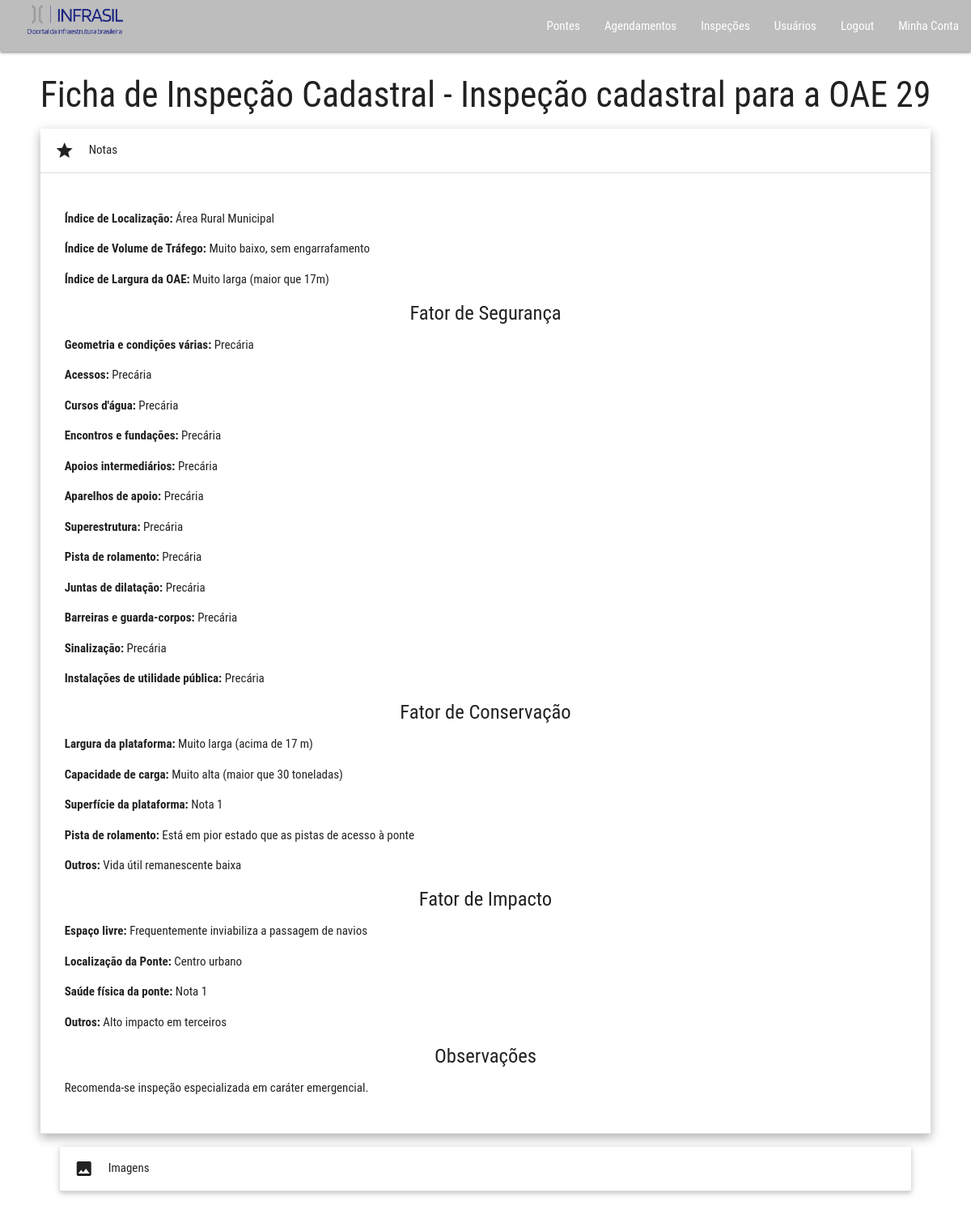
The app's page /inspecoesDetalhes.php?id=616 (signed in) with its own data.
### tables this page shows
CREATE TABLE `inspecoes` (
  `id` int(11) NOT NULL,
  `ponte_id` int(11) NOT NULL,
  `nome` varchar(200) NOT NULL,
  `descricao` varchar(200) NOT NULL,
  `data_inspecao` date DEFAULT NULL,
  `id_usuario` int(11) NOT NULL,
  `nota_indice_localizacao` decimal(10,2) DEFAULT NULL,
  `nota_indice_volume_trafego` decimal(10,2) DEFAULT NULL,
  `nota_indice_largura_oae` decimal(10,2) DEFAULT NULL,
  `nota_geometria_condicoes` decimal(10,2) DEFAULT NULL,
  `nota_acessos` decimal(10,2) DEFAULT NULL,
  `nota_cursos_agua` decimal(10,2) DEFAULT NULL,
  `nota_encontros_fundacoes` decimal(10,2) DEFAULT NULL,
  `nota_apoios_intermediarios` decimal(10,2) DEFAULT NULL,
  `nota_aparelhos_apoio` decimal(10,2) DEFAULT NULL,
  `nota_superestrutura` decimal(10,2) DEFAULT NULL,
  `nota_pista_rolamento` decimal(10,2) DEFAULT NULL,
  `nota_juntas_dilatacao` decimal(10,2) DEFAULT NULL,
  `nota_barreiras_guardacorpos` decimal(10,2) DEFAULT NULL,
  `nota_sinalizacao` decimal(10,2) DEFAULT NULL,
  `nota_instalacoes_util_publica` decimal(10,2) DEFAULT NULL,
  `nota_largura_plataforma` decimal(10,2) DEFAULT NULL,
  `nota_capacidade_carga` decimal(10,2) DEFAULT NULL,
  `nota_superficie_plataforma` decimal(10,2) DEFAULT NULL,
  `nota_pista_rolamento_fc` decimal(10,2) DEFAULT NULL,
  `nota_outros_fc` decimal(10,2) DEFAULT NULL,
  `nota_espaco_livre` decimal(10,2) DEFAULT NULL,
  `nota_localizacao_ponte` decimal(10,2) DEFAULT NULL,
  `nota_saude_fisica_ponte` decimal(10,2) DEFAULT NULL,
  `nota_outros_fi` decimal(10,2) DEFAULT NULL,
  `tipo_inspecao` enum('cadastral','rotineira','especial','extraordinaria') NOT NULL,
  `status` enum('Aberto','Avaliado') DEFAULT 'Aberto',
  `obs` text
);

### conexao.php (called while the page is built, shortened)
<?php
	class Conexao{
		public function conectar(){
			try{
				if($_SERVER['MIBDIRS'] == 'C:/xampp/php/extras/mibs'){
					$conexao = new mysqli($this::serverNameTest, $this::userNameTest, $this::senhaTest, $this::dbNameTest);
				}else{
					$conexao = new mysqli($this::serverName, $this::userName, $this::senha, $this::dbName);
				}
				$conexao->autocommit(true);
				return $conexao;
			} catch(Exception $e){
				return false;
			}
		}
		public function executarQuery($query){
			$conexao = $this->conectar();
			$retorno = $conexao->query($query);
			if(is_object($retorno) OR is_array($retorno))
				$retorno = $retorno->fetch_all(MYSQLI_ASSOC);
			elseif(is_bool($retorno) AND !$retorno){
				$conexao->query("ROLLBACK");
				return $conexao->error;
			}elseif(is_bool($retorno)){
				$retorno = $conexao->insert_id;
			}
			return $retorno;
		}
	}
?>

### inspecoesDetalhes.php (the view, shortened to what this page needs)
<?php
	require_once('conexao.php');
	require_once('utils.php');
	$conexao = new Conexao();
	if(!isset($_GET['id']) || $_GET['id'] == ''){
		header('Location: '.$_SERVER['HTTP_REFERER']);
	}else{
		$inspecao = $conexao->executarQuery("SELECT inspecoes.*, usuarios.nome AS usuario_nome FROM inspecoes INNER JOIN usuarios ON inspecoes.id_usuario = usuarios.id WHERE inspecoes.id = {$_GET['id']}")[0];
	}
?>
<!DOCTYPE html>
<html>
	<body>
		<div class="row">
			<h3>Ficha de Inspeção Cadastral - <?php echo $inspecao['nome']?></h3>
			<ul class="collapsible expandable popout">
				<li class="active">
					<div class="collapsible-header"><i class="material-icons">grade</i>Notas</div>
					<div class="collapsible-body">
						<p><span class='negrito'>Índice de Localização: </span><span><?php echo InspecaoService::camposIndiceLocalizacao[array_search($inspecao['nota_indice_localizacao'], array_column(InspecaoService::camposIndiceLocalizacao, 'id'))]['descricao'];?></span>
						<p><span class='negrito'>Índice de Volume de Tráfego: </span><span><?php echo InspecaoService::camposVolumeTrafego[array_search($inspecao['nota_indice_localizacao'], array_column(InspecaoService::camposVolumeTrafego, 'id'))]['descricao'];?></span>
						<p><span class='negrito'>Índice de Largura da OAE: </span><span><?php echo InspecaoService::camposLarguraOAE[array_search($inspecao['nota_indice_localizacao'], array_column(InspecaoService::camposLarguraOAE, 'id'))]['descricao'];?></span>
						<h5 class='center'>Fator de Segurança</h5>
						<p><span class='negrito'>Geometria e condições várias: </span><span><?php echo InspecaoService::camposFsPesoAlto[array_search($inspecao['nota_indice_localizacao'], array_column(InspecaoService::camposFsPesoAlto, 'id'))]['descricao'];?></span>
						<p><span class='negrito'>Acessos: </span><span><?php echo InspecaoService::camposFsPesoMedio[array_search($inspecao['nota_indice_localizacao'], array_column(InspecaoService::camposFsPesoMedio, 'id'))]['descricao'];?></span>
						<p><span class='negrito'>Cursos d'água: </span><span><?php echo InspecaoService::camposFsPesoMedio[array_search($inspecao['nota_indice_localizacao'], array_column(InspecaoService::camposFsPesoMedio, 'id'))]['descricao'];?></span>
						<p><span class='negrito'>Encontros e fundações: </span><span><?php echo InspecaoService::camposFsPesoAlto[array_search($inspecao['nota_indice_localizacao'], array_column(InspecaoService::camposFsPesoAlto, 'id'))]['descricao'];?></span>
						<p><span class='negrito'>Apoios intermediários: </span><span><?php echo InspecaoService::camposFsPesoAlto[array_search($inspecao['nota_indice_localizacao'], array_column(InspecaoService::camposFsPesoAlto, 'id'))]['descricao'];?></span>
						<p><span class='negrito'>Aparelhos de apoio: </span><span><?php echo InspecaoService::camposFsPesoAlto[array_search($inspecao['nota_indice_localizacao'], array_column(InspecaoService::camposFsPesoAlto, 'id'))]['descricao'];?></span>
						<p><span class='negrito'>Superestrutura: </span><span><?php echo InspecaoService::camposFsPesoAlto[array_search($inspecao['nota_indice_localizacao'], array_column(InspecaoService::camposFsPesoAlto, 'id'))]['descricao'];?></span>
						<p><span class='negrito'>Pista de rolamento: </span><span><?php echo InspecaoService::camposFsPesoMedio[array_search($inspecao['nota_indice_localizacao'], array_column(InspecaoService::camposFsPesoMedio, 'id'))]['descricao'];?></span>
						<p><span class='negrito'>Juntas de dilatação: </span><span><?php echo InspecaoService::camposFsPesoMedio[array_search($inspecao['nota_indice_localizacao'], array_column(InspecaoService::camposFsPesoMedio, 'id'))]['descricao'];?></span>
						<p><span class='negrito'>Barreiras e guarda-corpos: </span><span><?php echo InspecaoService::camposFsPesoBaixo[array_search($inspecao['nota_indice_localizacao'], array_column(InspecaoService::camposFsPesoBaixo, 'id'))]['descricao'];?></span>
						<p><span class='negrito'>Sinalização: </span><span><?php echo InspecaoService::camposFsPesoBaixo[array_search($inspecao['nota_indice_localizacao'], array_column(InspecaoService::camposFsPesoBaixo, 'id'))]['descricao'];?></span>
						<p><span class='negrito'>Instalações de utilidade pública: </span><span><?php echo InspecaoService::camposFsPesoBaixo[array_search($inspecao['nota_indice_localizacao'], array_column(InspecaoService::camposFsPesoBaixo, 'id'))]['descricao'];?></span>
						<h5 class='center'>Fator de Conservação </h5>
						<p><span class='negrito'>Largura da plataforma: </span><span><?php echo InspecaoService::camposFcLargura[array_search($inspecao['nota_indice_localizacao'], array_column(InspecaoService::camposFcLargura, 'id'))]['descricao'];?></span>
						<p><span class='negrito'>Capacidade de carga: </span><span><?php echo InspecaoService::camposFcCarga[array_search($inspecao['nota_indice_localizacao'], array_column(InspecaoService::camposFcCarga, 'id'))]['descricao'];?></span>
						<p><span class='negrito'>Superfície da plataforma: </span><span><?php echo InspecaoService::camposFcSuperficie[array_search($inspecao['nota_indice_localizacao'], array_column(InspecaoService::camposFcSuperficie, 'id'))]['descricao'];?></span>
						<p><span class='negrito'>Pista de rolamento: </span><span><?php echo InspecaoService::camposFcPistaRolamento[array_search($inspecao['nota_indice_localizacao'], array_column(InspecaoService::camposFcPistaRolamento, 'id'))]['descricao'];?></span>
						<p><span class='negrito'>Outros: </span><span><?php echo InspecaoService::camposFcOutros[array_search($inspecao['nota_indice_localizacao'], array_column(InspecaoService::camposFcOutros, 'id'))]['descricao'];?></span>
						<h5 class='center'>Fator de Impacto </h5>
						<p><span class='negrito'>Espaço livre: </span><span><?php echo InspecaoService::camposFiEspacoLivre[array_search($inspecao['nota_indice_localizacao'], array_column(InspecaoService::camposFiEspacoLivre, 'id'))]['descricao'];?></span>
						<p><span class='negrito'>Localização da Ponte: </span><span><?php echo InspecaoService::camposFiLocal[array_search($inspecao['nota_indice_localizacao'], array_column(InspecaoService::camposFiLocal, 'id'))]['descricao'];?></span>
						<p><span class='negrito'>Saúde física da ponte: </span><span><?php echo InspecaoService::camposFiSaude[array_search($inspecao['nota_indice_localizacao'], array_column(InspecaoService::camposFiSaude, 'id'))]['descricao'];?></span>
						<p><span class='negrito'>Outros: </span><span><?php echo InspecaoService::camposFiOutros[array_search($inspecao['nota_indice_localizacao'], array_column(InspecaoService::camposFiOutros, 'id'))]['descricao'];?></span>
						<h5 class='center'>Observações</h5>
						<p><span><?php echo $inspecao['obs'];?></span>
					</div>
				</li>
				<li>
					<div class="collapsible-header"><i class="material-icons">photo</i>Imagens</div>
				</li>
			</ul>
		</div>
	</body>
</html>

### assets/css/main.css (style rules this page uses)
html { font-family: 'Roboto Condensed', sans-serif; }
body { display: flex; min-height: 100vh; flex-direction: column; }
.negrito { font-weight: bolder; }
.collapsible { width: 100% !important; }

### records on screen
inspecoes: nome "Inspeção cadastral para a OAE 29", nota_indice_localizacao "Área Rural Municipal", nota_indice_localizacao "Muito baixo, sem engarrafamento", nota_indice_localizacao "Muito larga (maior que 17m)", nota_indice_localizacao "Precária", nota_indice_localizacao "Muito larga (acima de 17 m)", nota_indice_localizacao "Muito alta (maior que 30 toneladas)", nota_indice_localizacao "Nota 1", nota_indice_localizacao "Está em pior estado que as pistas de acesso à ponte", nota_indice_localizacao "Vida útil remanescente baixa", nota_indice_localizacao "Frequentemente inviabiliza a passagem de navios", nota_indice_localizacao "Centro urbano", nota_indice_localizacao "Alto impacto em terceiros", obs "Recomenda-se inspeção especializada em caráter emergencial."
